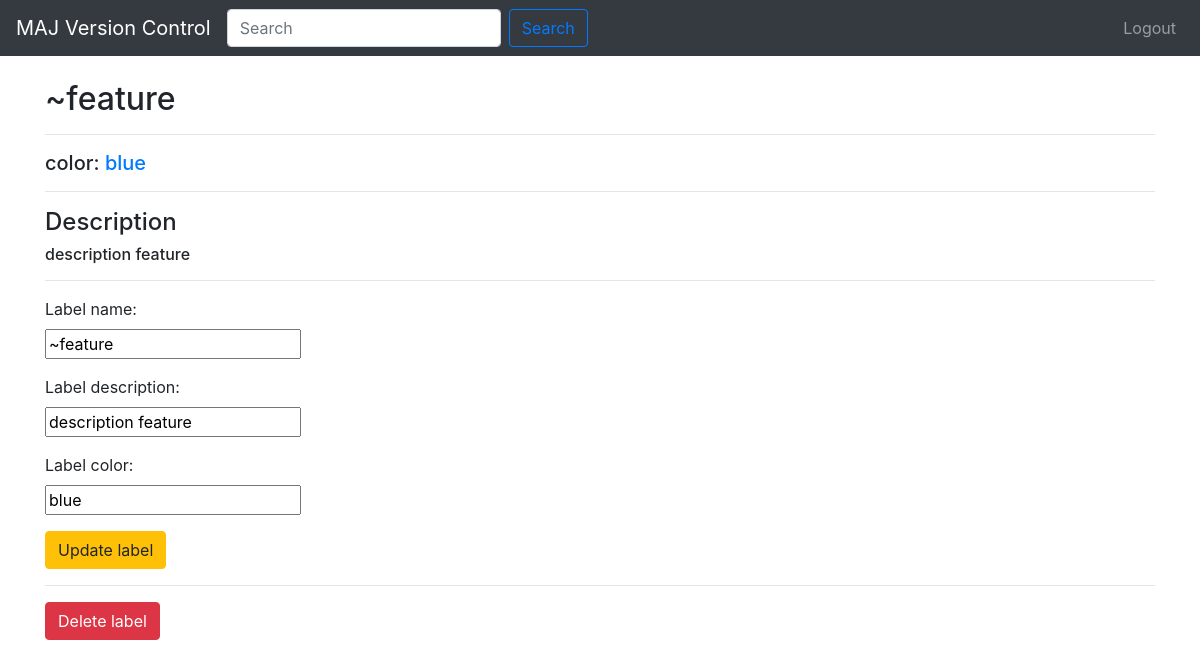
The page /uks/labels/1 on the database its author committed.
### uks/models.py (models this page shows, shortened)
class Label(models.Model):
    name = models.CharField(max_length=100)
    description = models.CharField(max_length=1000)
    color = models.CharField(max_length=7)

### uks/views.py (the view)
# urls.py: url(r'^labels/(?P<label_id>[0-9]+)$', views.label_details, name="label_detail"),
def label_details(request, label_id):
    label = Label.objects.get(id=label_id)
    template = loader.get_template('uks/label_details.html')
    context = {
        'label': label,
    }
    return HttpResponse(template.render(context, request))

### uks/templates/uks/label_details.html (shortened to what this page needs)
{% extends 'uks/base.html' %}
{% block content %}
<h2>{{label.name}}</h2>
<hr>
    <h5> color: <span class="text-primary">{{label.color}} </span> </h5>
<hr>
<h4> Description </h4>
<h6> {{label.description}}</h6>
<hr>
<form action="{% url 'uks:label_update' label.id %}" method="post">
    <div class="form-group">
        <label>Label name:</label><br />
        <input type="text" name="label_name" value="{{label.name}}" />
    </div>
    <div class="form-group">
        <label>Label description:</label><br />
        <input type="text" name="label_description" value="{{label.description}}" />
    </div>
    <div class="form-group">
        <label>Label color:</label><br />
        <input type="text" name="label_color" value="{{label.color}}" />
    </div>
    <input type="submit" class="btn btn-warning" value="Update label"/>
</form>
<hr>
<form action="{% url 'uks:label_delete' label.id %}" method="post">
    <input type="submit" class="btn btn-danger" value="Delete label"/>
</form>
{% endblock %}

### rows shown on the page
Label: name "~feature", color "blue", description "description feature", label_name "~feature", label_description "description feature", label_color "blue"
